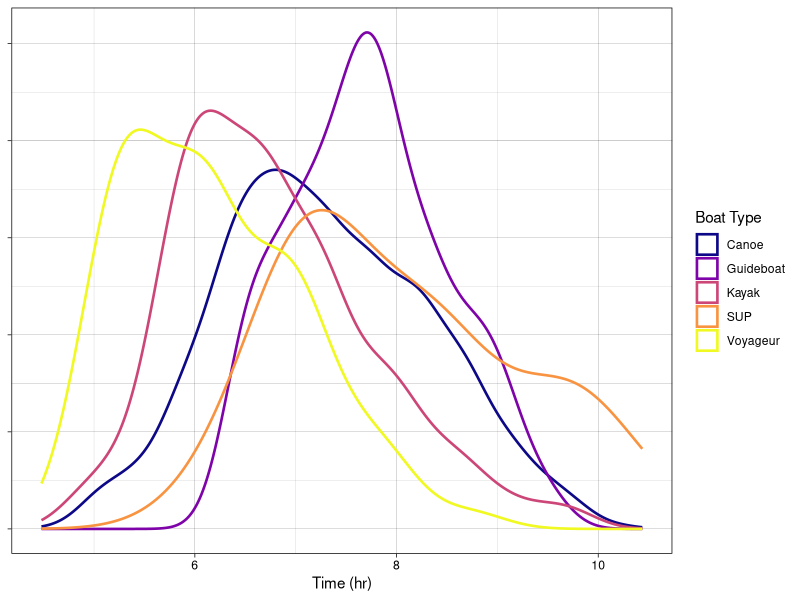
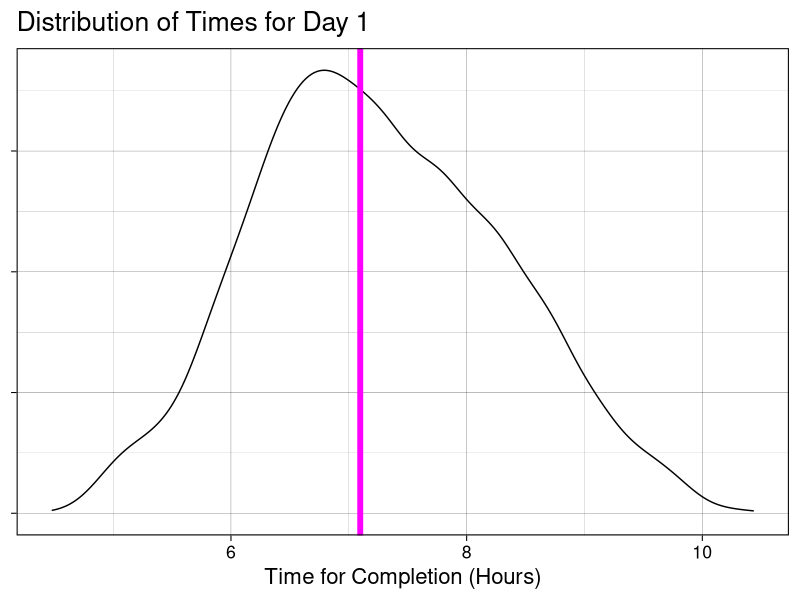

Write the R code that produced these figures, in order.
## ---- chunk 1
#| output: FALSE
library(tidyverse)
library(broom)
theme_set(theme_linedraw())

day1 <- read.csv(here::here("day1_full.csv"))
## ---- chunk 2
ggplot(day1, aes(x = value, color = boatType)) +
  geom_density(linewidth = 0.9) +
  theme(axis.title.y = element_blank(), axis.text.y = element_blank()) +
  scale_color_viridis_d(option = "plasma") +
  labs(x = "Time (hr)",
       color = "Boat Type")
## ---- chunk 3
pred_mod <- lm(value ~ boatType + temp + water + n_paddler, day1)
pred_mod |> summary()
## ---- chunk 4
data <- data.frame(boatType = "Canoe", temp = 63, 
                   water = 1706.8, n_paddler = 2)

ggplot(data = day1, aes(x = value)) +
      geom_density() +
      geom_vline(xintercept = predict(pred_mod, data), 
                 color = "magenta", linewidth = 2) +
      theme_linedraw(base_size = 16) +
      theme(axis.title.y = element_blank(), 
            axis.text.y = element_blank()) +
      labs(x = "Time for Completion (Hours)",
           title = ("Distribution of Times for Day 1"))
